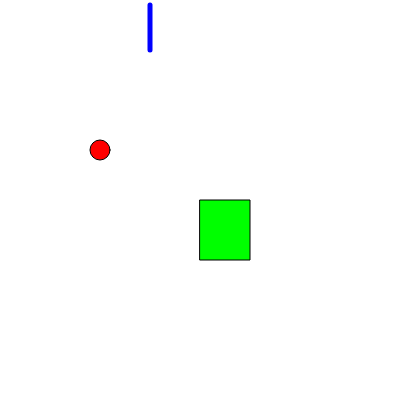
Frame 1 (no input)
Frame 60 (no input): identical to frame 1, image omitted
Frame 120 (the mouse pressed at the canvas centre since frame 60): identical to frame 1, image omitted

The p5.js sketch that drew this single still picture (run headless with seeded random() and noise() and a simulated clock; from frame 60 on, the mouse is pressed at the canvas centre):

// p5.js sketch
// ── sketch.js


function setup() {
	  createCanvas(400,400)

	  fill(255,0,0)
	  ellipse(100,150,20,20)

	  fill(0,255,0)
	  rect(200,200,50,60)

	  stroke(0,0,255)
	  strokeWeight(5)
	  line(150,5,150,50)
}


function draw() {

}
